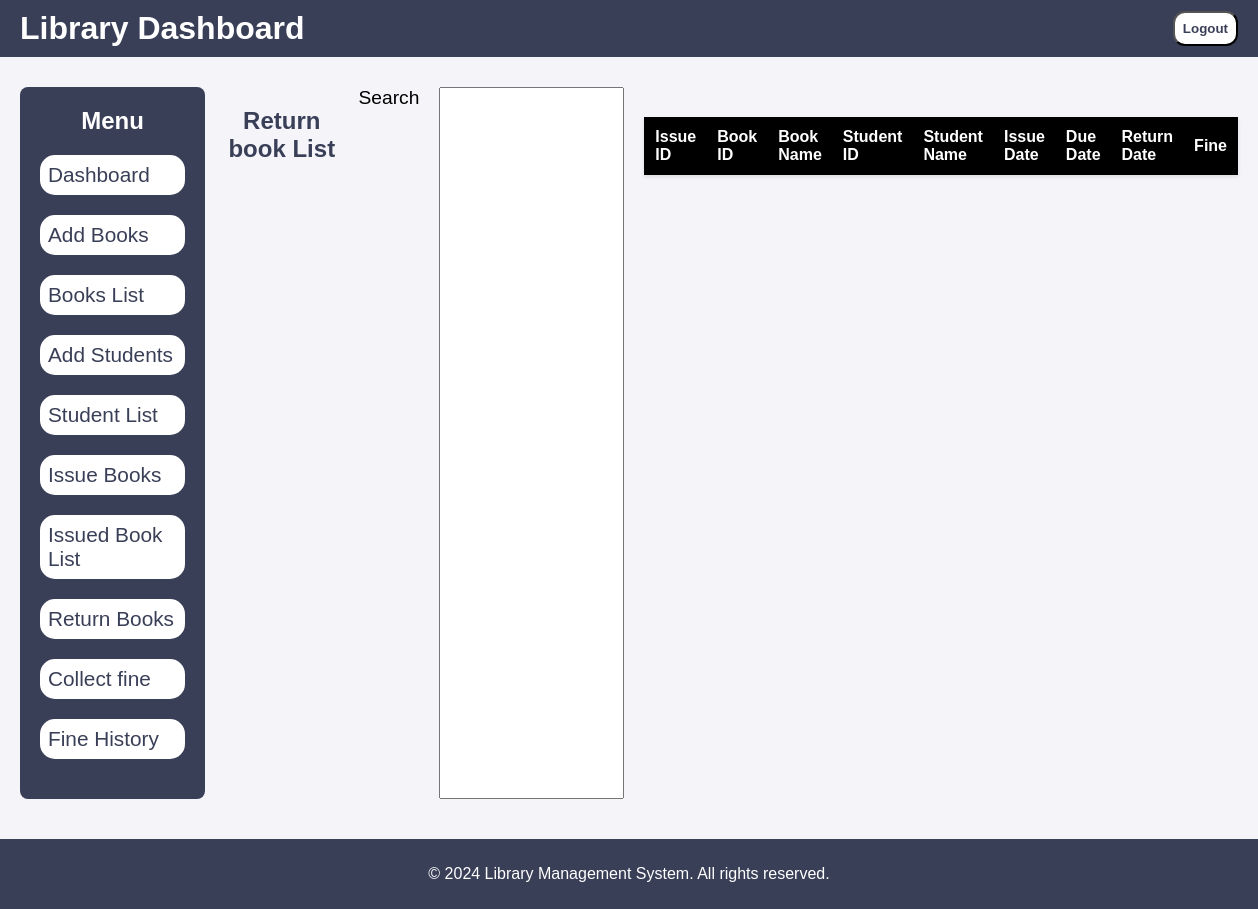
Page /return_table on the earlier database version.
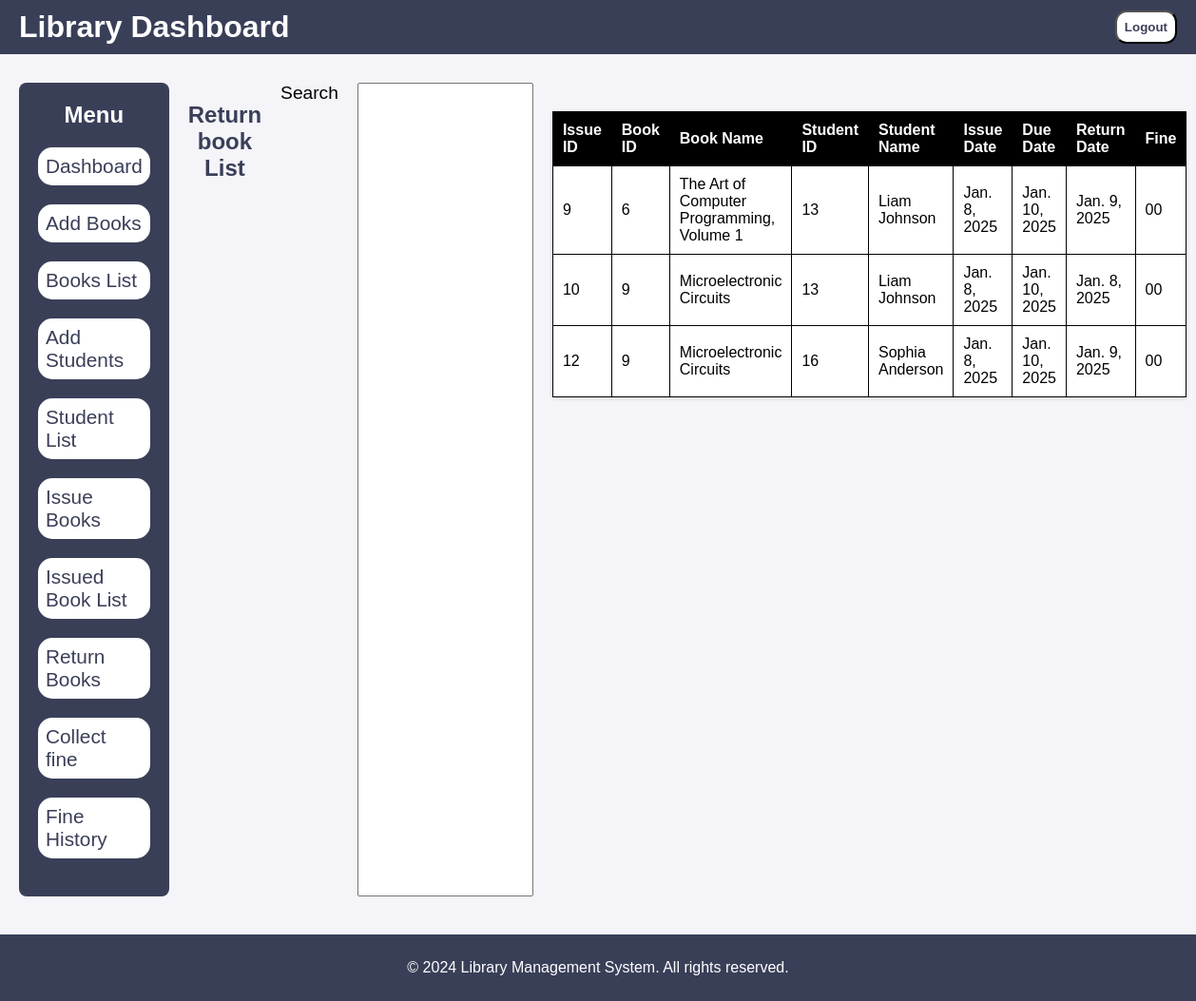
Same page on the later database version.
### LibraryApp/models.py (models this page shows, shortened)
class BookIssue(models.Model):
    ISSUE_STATUS_CHOICES = [
        ('issued', 'Issued'),
        ('returned', 'Returned'),
        ('overdue', 'Overdue'),
        ('lost' , 'Lost')
    ]
    book = models.ForeignKey(Book, on_delete=models.CASCADE)
    student = models.ForeignKey(Student, on_delete=models.CASCADE)
    issue_date = models.DateField()
    due_date = models.DateField()
    return_date = models.DateField(null=True, blank=True)
    status = models.CharField(max_length=10, choices=ISSUE_STATUS_CHOICES, default='issued')
    created_at = models.DateTimeField(auto_now_add=True)
    updated_at = models.DateTimeField(auto_now=True)

class Book(models.Model):
    title = models.CharField(max_length=200)
    author = models.CharField(max_length=200)
    quantity = models.IntegerField(default=1)
    available_quantity = models.IntegerField(default=1)
    category = models.CharField(max_length=150)
    publication_year = models.IntegerField()
    created_at = models.DateTimeField(auto_now_add=True)
    updated_at = models.DateTimeField(auto_now=True)

class Student(models.Model):
    name = models.CharField(max_length=100)
    email = models.EmailField(unique=True)
    department = models.CharField(max_length=100)
    phone = models.IntegerField(max_length=15)
    created_at = models.DateTimeField(auto_now_add=True , editable=False)
    updated_at = models.DateTimeField(auto_now=True)

### LibraryApp/views.py (the view)
# urls.py: path('return_table' , views.return_table , name = 'return_table'),
def return_table(request):
    issue_data = BookIssue.objects.filter(return_date__isnull = False)
    return render(request , 'return_table.html' , {'issue_data' : issue_data})

### templates/return_table.html
{% extends 'base.html' %}
{% load static %}
    {% block content %}
    <h2> Return book List </h2>
        <label style="color: black;">Search</label>
        <input type="text">
    <div class="table-container">
        <table>
            <thead>
                <tr>
                    <th>Issue ID</th>
                    <th>Book ID</th>
                    <th>Book Name</th>
                    <th>Student ID</th>
                    <th>Student Name</th>
                    <th>Issue Date</th>
                    <th>Due Date</th>
                    <th>Return Date</th>
                    <th>Fine</th>
                </tr>
            </thead>
            <tbody>
                {% for data in issue_data %}
                <tr>
                    <td>{{data.id}}</td>
                    <td>{{data.book.id}}</td>
                    <td>{{data.book.title}}</td>
                    <td>{{data.student.id}}</td>
                    <td>{{data.student.name}}</td>
                    <td>{{data.issue_date}}</td>
                    <td>{{data.due_date}}</td>
                    <td>{{data.return_date}}</td>
                    <td>00</td>
                </tr>
                {% endfor %}
            </tbody>
        </table>
    </div>
    {% endblock %}

Differences in the rows shown:
added BookIssue: id "9", book.id "6", book "The Art of Computer Programming, Volume 1", student.id "13", student.name "Liam Johnson", issue_date "Jan. 8, 2025", due_date "Jan. 10, 2025", return_date "Jan. 9, 2025"
added BookIssue: id "10", book.id "9", book "Microelectronic Circuits", student.id "13", student.name "Liam Johnson", issue_date "Jan. 8, 2025", due_date "Jan. 10, 2025", return_date "Jan. 8, 2025"
added BookIssue: id "12", book.id "9", book "Microelectronic Circuits", student.id "16", student.name "Sophia Anderson", issue_date "Jan. 8, 2025", due_date "Jan. 10, 2025", return_date "Jan. 9, 2025"
